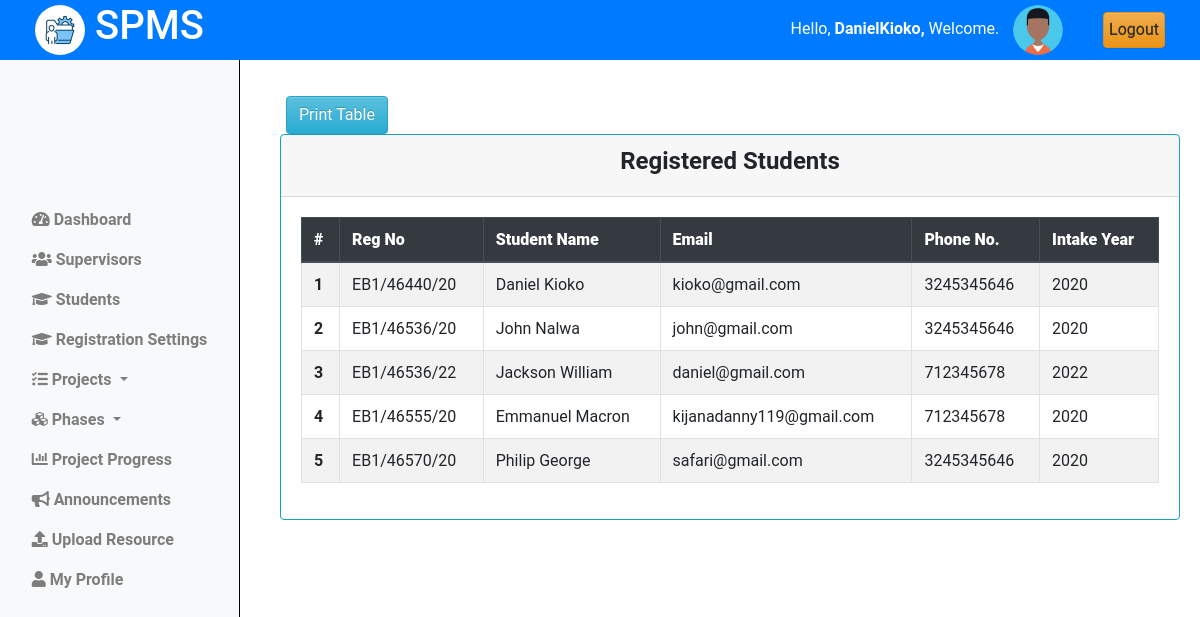
Screenshot of /coordinator/students/registered/ (signed in) with the database file from the repository.
### projectsApp/models.py (models this page shows, shortened)
class Coordinator(AbstractUser):
    pass

class Student(models.Model):
    regno = models.CharField(max_length=255, unique=True)
    email = models.EmailField(max_length=255, unique=True)
    name = models.CharField(max_length=255)
    phone_number = models.IntegerField(null=True, blank=True)
    intake_year = models.PositiveSmallIntegerField(default=2024)
    password = models.CharField(max_length=128, null=False, blank=False)
    user_id = models.AutoField(primary_key=True)
    last_login = models.DateTimeField(blank=True, null=True)
    USERNAME_FIELD = 'email'
    REQUIRED_FIELDS = ['regno', 'name', 'phone_number']
    class Meta:
        db_table = "students"

### projectsApp/AccessControl.py (the view)
    @login_required
    def wrapper(request, *args, **kwargs):
        if not isinstance(request.user, Coordinator):
            return redirect('cordinator_login')
        return function(request, *args, **kwargs)

### projectsApp/AccessControl.py (called while the page is built)
def coordinator_required(function):
    @login_required
    def wrapper(request, *args, **kwargs):
        if not isinstance(request.user, Coordinator):
            return redirect('cordinator_login')
        return function(request, *args, **kwargs)
    return wrapper

### projectsApp/views.py (called while the page is built)
@coordinator_required
def reg_students(request):
    students = Student.objects.all().order_by('regno')
    context = {'students':students}
    return render(request, 'cordinator/students.html', context)

### projectsApp/templates/cordinator/students.html (shortened to what this page needs)
{% extends 'base_cord.html' %}
{% load static %}
{% block content %}
{% include 'column1_cord.html' %}
<div class="content">
    <div class="container-fluid">
        <div class="row">
            <div class="text-center mt-3 ml-3">
                <button id="print-button" onclick="printTable()" class="btn btn-info">Print Table</button>
            </div>
            <div class="card border-info">
                <div class="card-header text-center">
                    <h4><b>Registered Students</b></h4>
                </div>
                <div class="card-body">
                    <table id="print-table" class="table table-bordered table-hover  table-striped border-info">
                        <thead class="thead-dark">
                            <tr>
                                <th scope="col"><b>#</b></b></th>
                                <th scope="col"><b>Reg No</b></th>
                                <th scope="col"><b>Student Name</b></th>
                                <th scope="col"><b>Email</b></th>
                                <th scope="col"><b>Phone No.</b></th>
                                <th scope="col"><b>Intake Year</b></th>
                            </tr>
                        </thead>
                        <tbody>
                            {% for student in students %}
                                <tr>
                                    <th scope="row">{{forloop.counter}}</th>
                                    <td>{{student.regno|upper }}</td>
                                    <td>{{student.name|title}}</td>
                                    <td>{{student.email}}</td>
                                    <td>{{student.phone_number}}</td>
                                    <td>{{student.intake_year}}</td>
                                </tr>
                            {% endfor %}
                        </tbody>
                    </table>
                </div>
            </div>
        </div>
    </div>
</div>
<link rel="stylesheet" href="{% static 'css/mystudents.css' %}">
{% endblock %}

### projectsApp/templates/base_cord.html (shortened to what this page needs)
{% load static %}
<!doctype html>
<html class="no-js h-100" lang="en">
  <head>
    <link href="https://use.fontawesome.com/releases/v5.0.6/css/all.css" rel="stylesheet">
    <link href="https://stackpath.bootstrapcdn.com/bootstrap/4.5.2/css/bootstrap.min.css" rel="stylesheet">
    <link rel="stylesheet" href="https://cdn.jsdelivr.net/npm/bootstrap@3.3.7/dist/css/bootstrap-theme.min.css">
</head>
<body>
    <header>
        <div class="container-fluid">
            <div class="row align-items-center">
                <div class="col-md-3">
                    <div class="left">
                        <img src="{% static 'images/logo.jpg' %}" alt="Logo" class="logo">
                        <h1>SPMS</h1>
                    </div>
                </div>
                <div class="col-md-9 d-flex justify-content-end">
                    <div class="row align-items-center">
                        <div class="col-auto">
                            <span class="username mb-3" style="padding:10px;">
                                Hello,
                                <strong>
                                    {% if request.user.is_authenticated %}
                                        {% if request.user.is_staff %}
                                            {{ request.user.username }},
                                        {% else %}
                                            {{ request.user.name }},
                                        {% endif %}
                                    {% else %}
                                        Guest,
                                    {% endif %}
                                </strong>
                                Welcome.
                            </span>
                            <img src="{% static 'images/profile.png'%}" alt="Profile Picture" class="profile-pic">
                        </div>
                        <div class="col-auto">
                            <a href="{% url 'logout' %}" class="btn btn-warning" style="padding:5px;">Logout</a>
                        </div>
                    </div>
                </div>
            </div>
        </div>
    </header>
    {% block content %}
    {% endblock %}
</body>
</html>

### projectsApp/static/css/mystudents.css (style rules this page uses)
.content { margin-left: 250px; padding: 20px; margin-top: 60px; }
.card { width: 100%; margin-left: 10px; }

### projectsApp/templates/base_cord.html (style rules this page uses)
body { font-family: 'Roboto', sans-serif; margin: 0; padding: 0; }
header { background-color: #007BFF; color: white; display: flex; justify-content: space-between; align-items: center; text-align: center; padding: 10px 20px; z-index: 20; position: fixed; top: 0; left: 0; width: 100%; height: 60px; }
header .left { display: flex; align-items: center; }
header .logo { width: 50px; height: 50px; margin-right: 10px; border-radius: 50%; }
header .profile-pic { width: 50px; height: 50px; border-radius: 50%; margin-right: 10px; }

### rows the page displays
Coordinator: user.username "DanielKioko"
Student: regno "EB1/46440/20", name "Daniel Kioko", email "kioko@gmail.com", phone_number "3245345646", intake_year "2020"
Student: regno "EB1/46536/20", name "John Nalwa", email "john@gmail.com", phone_number "3245345646", intake_year "2020"
Student: regno "EB1/46536/22", name "Jackson William", email "daniel@gmail.com", phone_number "712345678", intake_year "2022"
Student: regno "EB1/46555/20", name "Emmanuel Macron", email "kijanadanny119@gmail.com", phone_number "712345678", intake_year "2020"
Student: regno "EB1/46570/20", name "Philip George", email "safari@gmail.com", phone_number "3245345646", intake_year "2020"
